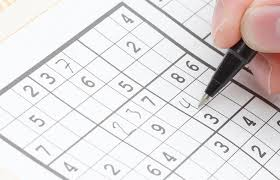
#> input picture files/images/suduku1.jpg, 280 x 180 px
$ python 22_line_detection_p_hough.py
#> lines starting #> are read from the running program, lines starting #| are printed output that depends on the picture; after the words box and inside, x2 and y2 are one past the last pixel; in counts of white or black regions, pixels touching at a corner belong together
import cv2
import numpy as np

image=cv2.imread('images/suduku1.jpg')
#> image is the input picture: shape (180, 280, 3); mean B, G, R 220.8, 220.3, 224.7
gray=cv2.cvtColor(image,cv2.COLOR_BGR2GRAY)
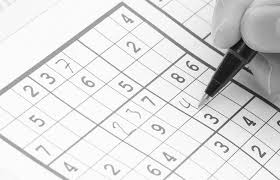
#> gray: shape (180, 280); min 7, max 255, mean 221.7
edges=cv2.Canny(gray,100,170,apertureSize=3)
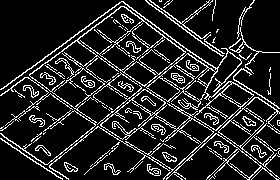
#> edges: shape (180, 280); 14.3% white in thin lines or dots

lines=cv2.HoughLinesP(edges,1,np.pi/180,10,5,10)
#> lines = 40 rows, first 6: [178, 130, 189, 120], [256, 97, 273, 108], [82, 116, 95, 124], [0, 95, 26, 77], [159, 161, 171, 169], [146, 1, 163, 13]
print(lines.shape)
#| (40, 1, 4)

for (x1,y1,x2,y2) in lines[0]:
    cv2.line(image,(x1,y1),(x2,y2),(0,255,0),3)
#> this loop made 1 pass
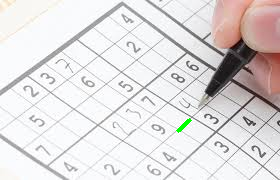
#> image: shape (180, 280, 3); 0.15% of pixels changed, all inside (x1, y1, x2, y2) = (176, 118, 192, 133)
cv2.imshow('p hough lines',image)
cv2.waitKey()
cv2.destroyAllWindows()

$ run again, with files/images/blobs.jpg copied over files/images/suduku1.jpg
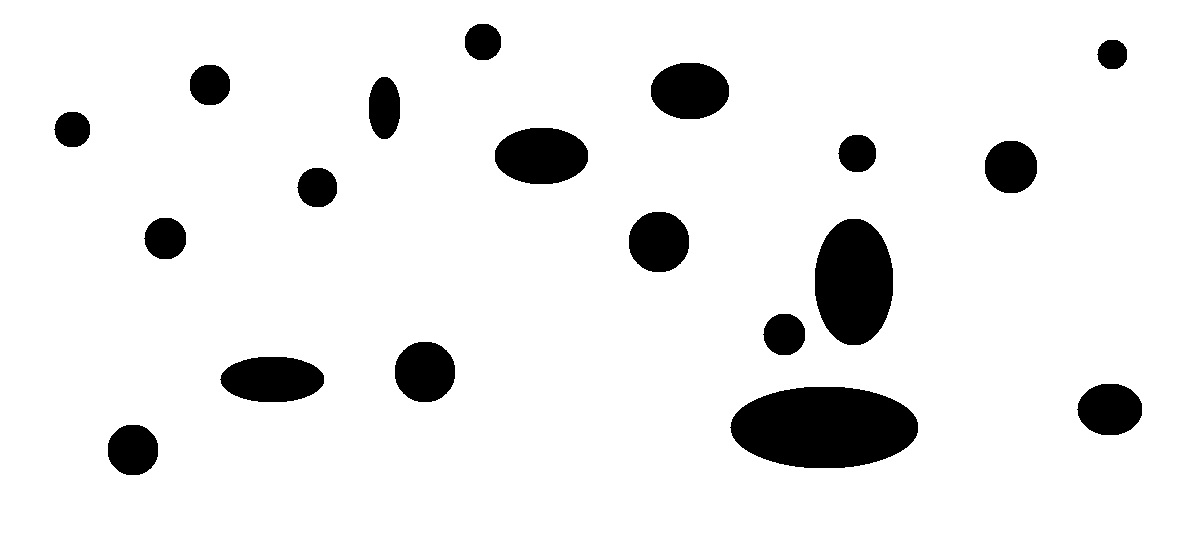
#> input picture files/images/blobs.jpg, 1195 x 538 px
#> image is the input picture: shape (538, 1195, 3); min 0, max 255, mean 233.3
#> `edges=cv2.Canny(gray,100,170,apertureSize=3)`:
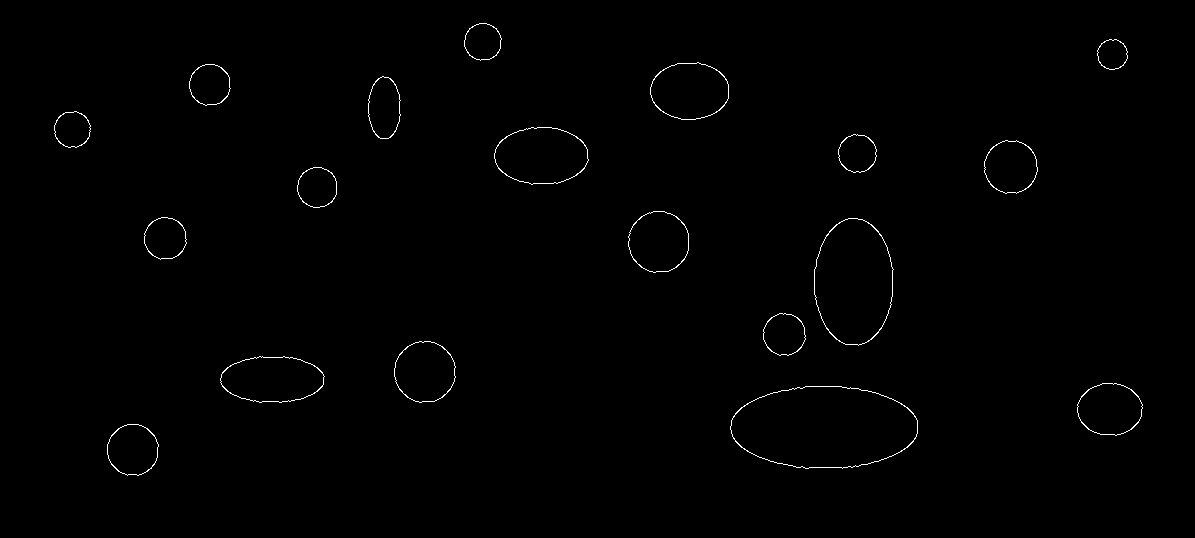
#> edges: shape (538, 1195); 0.56% white in thin lines or dots, all inside (x1, y1, x2, y2) = (54, 23, 1143, 476)
#> lines = 19 rows, first 6: [1104, 434, 1116, 435], [266, 357, 282, 357], [262, 401, 278, 401], [868, 222, 881, 235], [814, 283, 814, 294], [809, 467, 841, 467]
#| (19, 1, 4)
#> the loop `for (x1,y1,x2,y2) in lines[0]:` made 1 pass

$ run again, with files/images/chess.jpg copied over files/images/suduku1.jpg
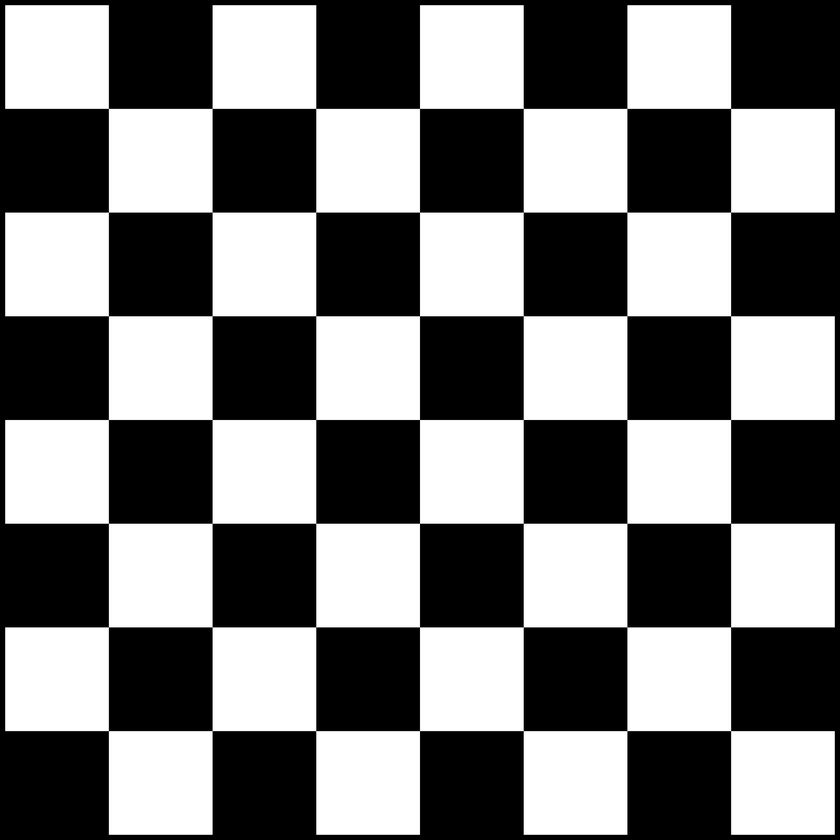
#> input picture files/images/chess.jpg, 840 x 840 px, shrunk from 2000 x 2000 before the run
#> image is the input picture: shape (840, 840, 3); min 0, max 255, mean 124.4
#> `edges=cv2.Canny(gray,100,170,apertureSize=3)`:
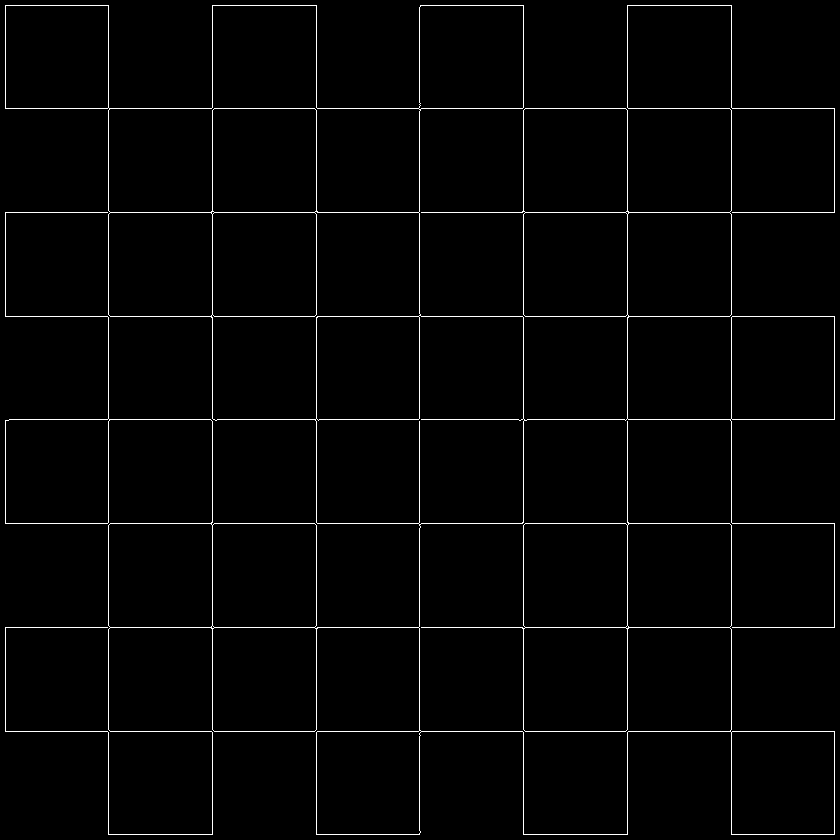
#> edges: shape (840, 840); 1.9% white in thin lines or dots
#> lines = 290 rows, first 6: [421, 627, 522, 627], [732, 316, 834, 316], [731, 522, 731, 421], [525, 212, 625, 212], [627, 729, 627, 628], [419, 102, 419, 7]
#| (290, 1, 4)
#> the loop `for (x1,y1,x2,y2) in lines[0]:` made 1 pass
#> after the loop `for (x1,y1,x2,y2) in lines[0]:`:
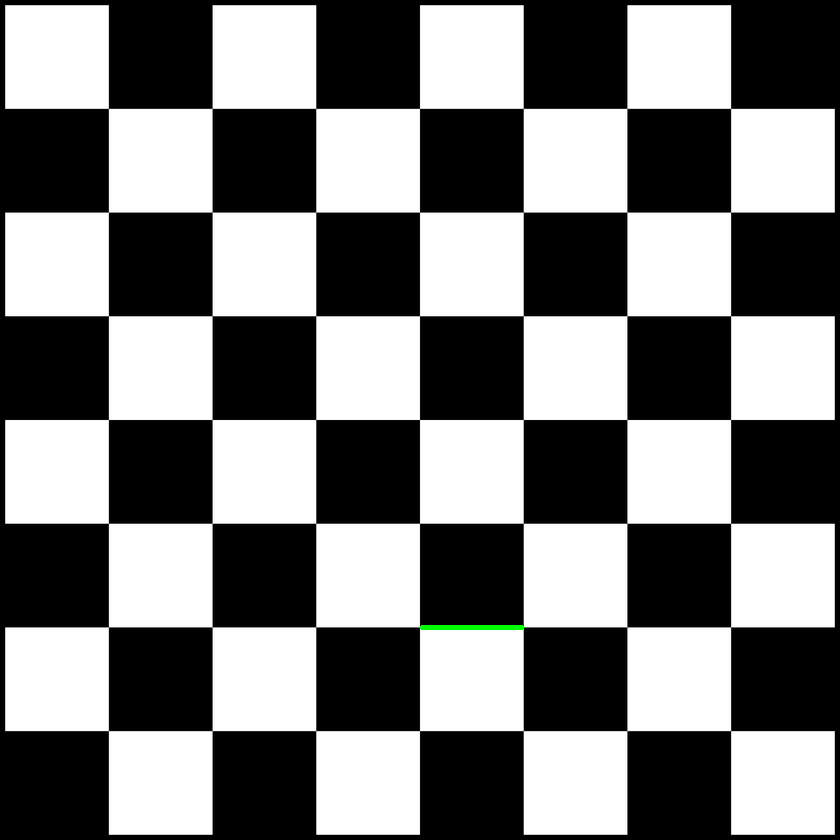
#> image: shape (840, 840, 3); 0.07% of pixels changed, all inside (x1, y1, x2, y2) = (419, 625, 525, 630)
